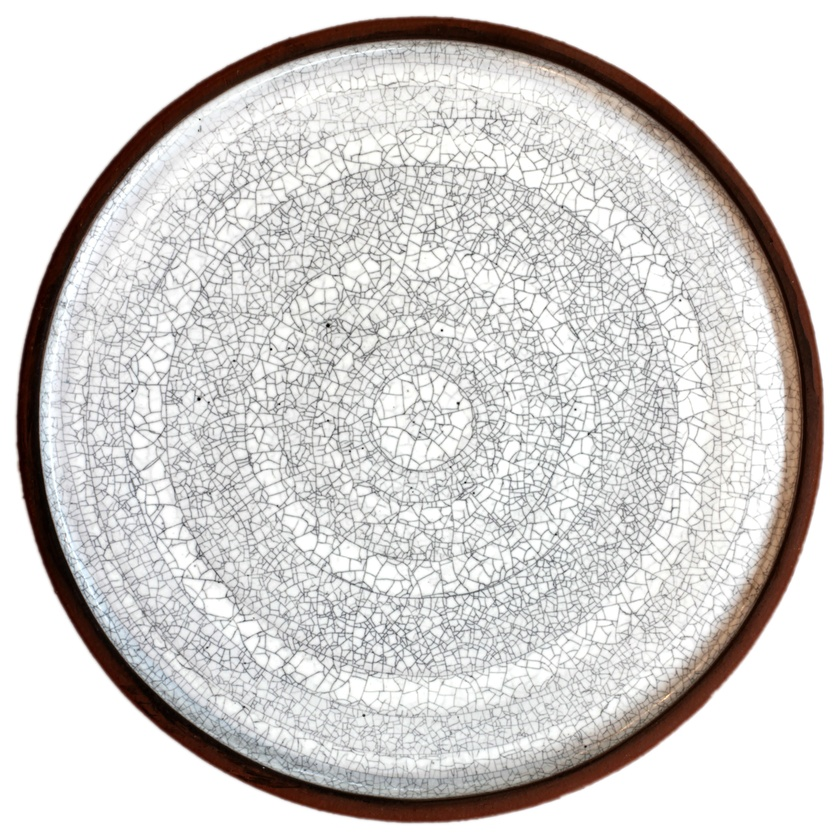
%> input picture input_images/plate/plate1.jpg, 840 x 840 px, shrunk from 3416 x 3416 before the run
$ octave --eval "result = histogramEqualize(imread('../input_images/plate/plate1.jpg'));"   (GNU Octave 9; MATLAB toolbox functions it lacks are replaced by stand-ins)
%> lines starting %> are read from the running program, lines starting %| are printed output that depends on the picture
function [imEq, histOrig, histEq] = histogramEqualize(imOrig)
% HistogramEqualize function performs histogram equalization of a given grayscale or RGB image
% INPUT:
% imOrig - is the input grayscale or RGB double image with values in [0; 1]
% OUTPUT:
% imEq - is the equalized image. Grayscale or RGB double image with values in [0; 1]
% histOrig - is a 256 bin histogram of the original image (256x1 vector).
% histEq - is a 256 bin histogram of the equalized image (256x1 vector).

% display the input image;
figure;
imshow(imOrig);

%validate input and in case of RGB, take only the Y channel
dim = numel(size(imOrig));
%> dim = 3
% I assumed that if I have 3-D matrix it is RGB and not anything else!
% I can't check here the colorType because I don't have the imFile..
if dim == 3 % truecolor
    imYIQOrig = rgb2ntsc(imOrig);
%> imYIQOrig: size 840x840x3 double; mean of channels 1, 2, 3 0.826, 0.00751, 0.000269
    imOrigT = imYIQOrig(:,:,1);
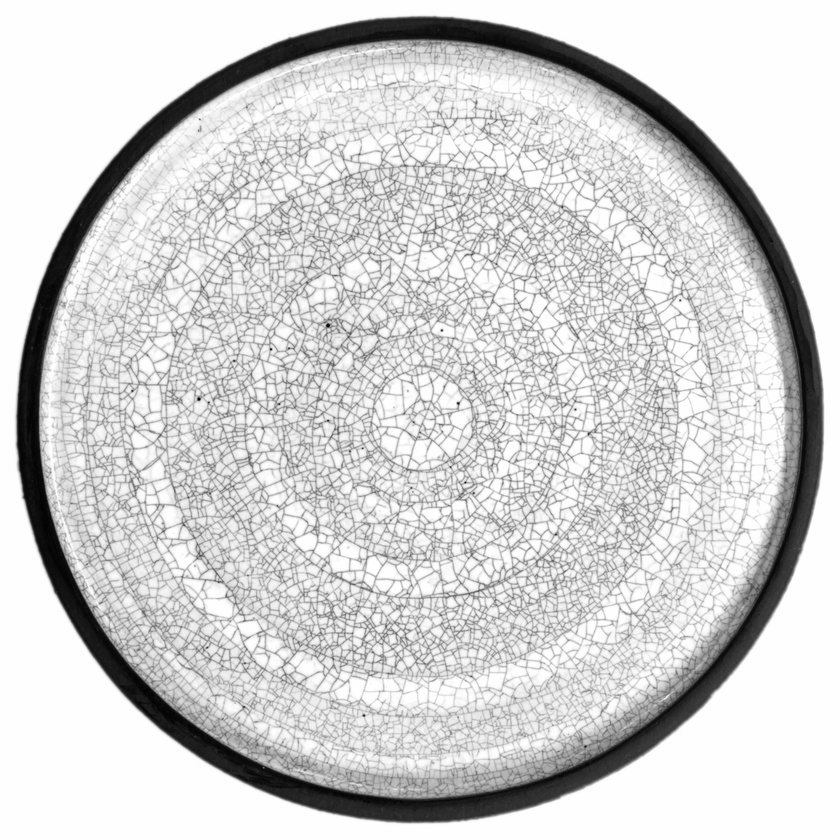
%> imOrigT: size 840x840 double; min 0, max 1, mean 0.826
else
    if dim ==2
        imOrigT = imOrig;
    else
        error('Error, this function support only RGB or B/W images');
    end
end

% imOrig dimantions
[m,n] = size(imOrigT);
%> m = 840; n = 840

% convert image to vector
imOrigT = imOrigT(:);
histOrig = imhist(imOrigT,256);
%> histOrig = 256 values, max 197687 at index 256, min 1 at index 1, mean 2756.2
% [6 lines of commented-out code are left out]

noneZeroElements = find(histOrig);
%> noneZeroElements = 256 values from 1 to 256
startIdx = noneZeroElements(1);
%> startIdx = 1
endIdx = noneZeroElements(end);
%> endIdx = 256
range = endIdx - startIdx;
%> range = 255
% linear strech
% OUTVAL = (INVAL - INLO) * ((OUTUP-OUTLO)/(INUP-INLO)) + OUTLO
imLinear = (imOrigT.*255-startIdx+1)/range;
%figure; imshow(reshape(imLinear,m,n));
histLinear = imhist(imLinear,256);
%> histLinear has the same summary as histOrig
%figure; plot(histLinear);
cum = cumsum(histLinear);
%> cum = 256 values from 1 to 705600
%figure; plot(cum);
histEqT = round(((cum - cum(1))./(cum(256)-cum(1)))*255);
%> histEqT = 256 values from 0 to 255
imAfterHist = histEqT(round(imLinear*255)+1);

% correct the image by the new values from the histogram
%imAfterHist = histEq(round(imOrigT*255)+1);
imAfterHist = reshape(imAfterHist, m, n);
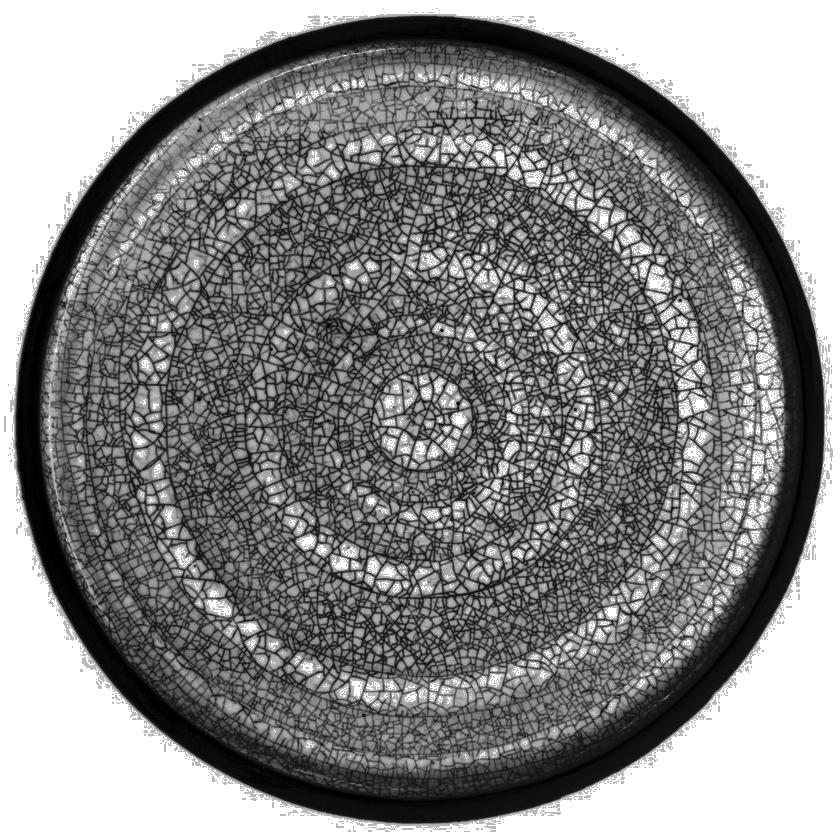
%> imAfterHist: size 840x840 double; min 0, max 255, mean 138.1
histEq = imhist(imAfterHist);
%> histEq = 256 values, max 704677 at index 256, min 0 at index 2, mean 2756.2

% for RGB pic - convert back from YIQ to RGB
% while only the Y-ch (first, for intensity) changed by the hist
if dim == 3 % truecolor
    imYIQ_1ch = imAfterHist/255;
    imYIQ_allch = imYIQOrig;
    imYIQ_allch(:,:,1) = imYIQ_1ch;
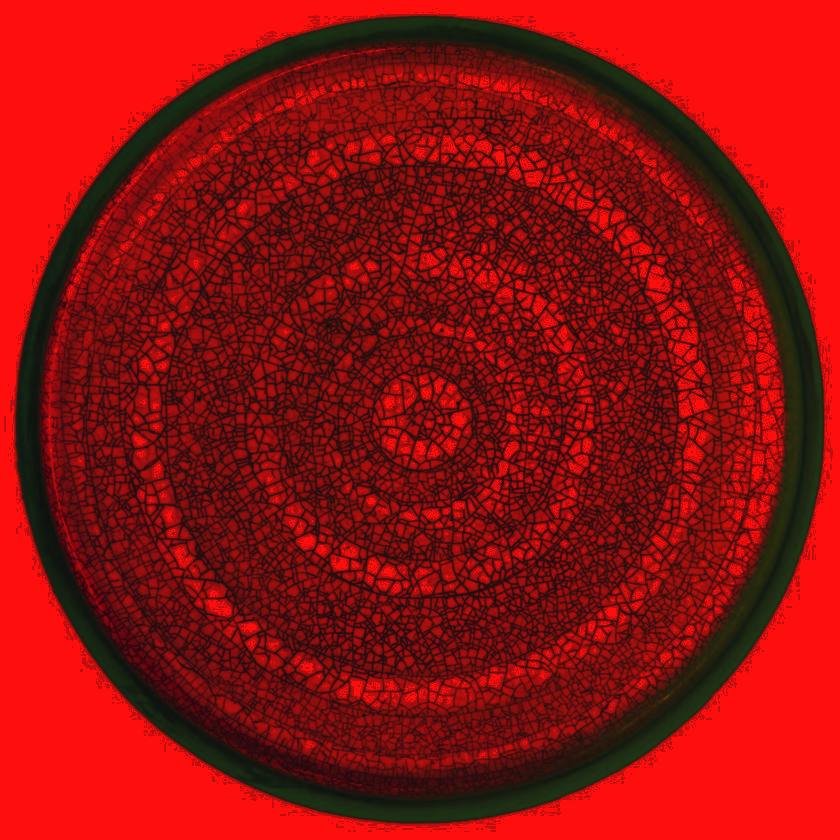
%> imYIQ_allch: size 840x840x3 double; mean R, G, B 0.542, 0.00751, 0.000269; drawn with min black and max white
    imEq = ntsc2rgb(imYIQ_allch);
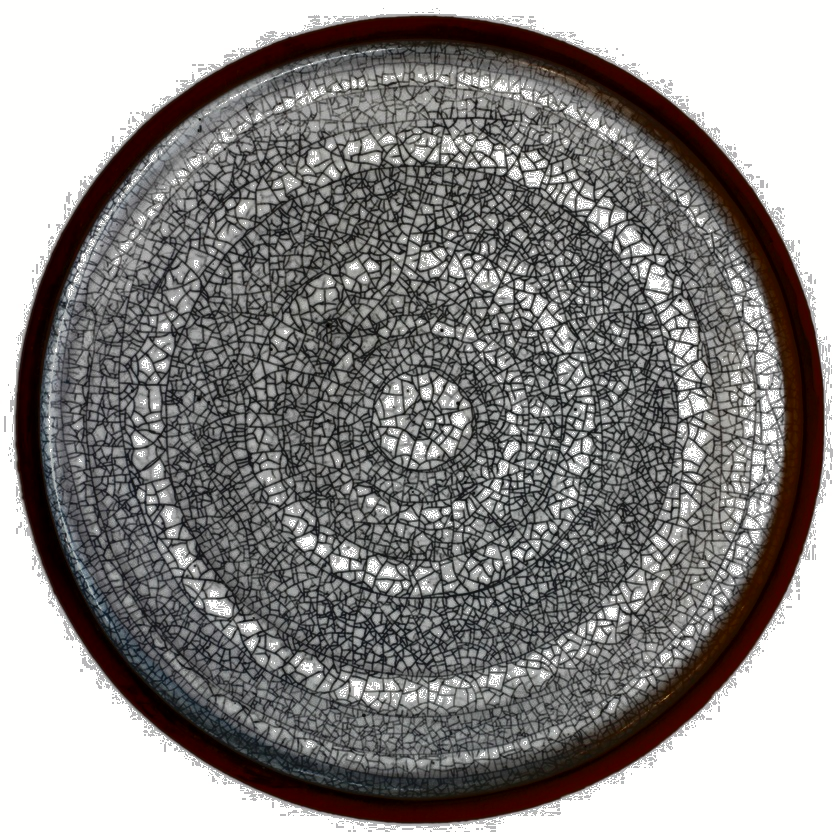
%> imEq: size 840x840x3 double; mean R, G, B 0.549, 0.54, 0.536
else
    if dim ==2 % 'grayscale'
        imEq = imAfterHist/255;
    end
end


%display the equalized output image
figure;
imshow(imEq);

end
